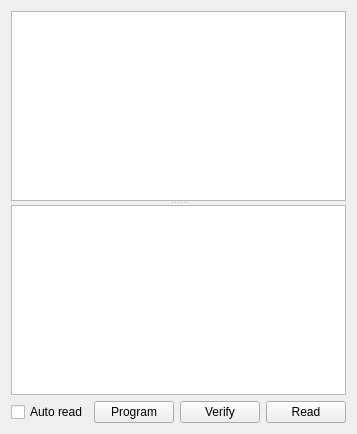
       <widget class="QWidget" name="tabLockBits">
        <attribute name="icon">
         <iconset resource="icons/icons.qrc">
          <normaloff>:/locked.svg</normaloff>:/locked.svg</iconset>
        </attribute>
        <attribute name="title">
         <string>LockBits</string>
        </attribute>
        <layout class="QVBoxLayout" name="verticalLayout_8">
         <item>
          <widget class="QSplitter" name="splitter_2">
           <property name="orientation">
            <enum>Qt::Vertical</enum>
           </property>
           <widget class="QTableView" name="tableViewLockBits"/>
           <widget class="QTableView" name="tableViewLockBitFields"/>
          </widget>
         </item>
         <item>
          <layout class="QHBoxLayout" name="horizontalLayout_5">
           <property name="bottomMargin">
            <number>0</number>
           </property>
           <item>
            <widget class="QCheckBox" name="checkBoxAutoReadLockbits">
             <property name="text">
              <string>Auto read</string>
             </property>
            </widget>
           </item>
           <item>
            <widget class="QPushButton" name="pushButtonProgramLockbits">
             <property name="text">
              <string>Program</string>
             </property>
             <property name="icon">
              <iconset resource="icons/icons.qrc">
               <normaloff>:/write_avr.svg</normaloff>:/write_avr.svg</iconset>
             </property>
            </widget>
           </item>
           <item>
            <widget class="QPushButton" name="pushButtonVerifyLockbits">
             <property name="text">
              <string>Verify</string>
             </property>
            </widget>
           </item>
           <item>
            <widget class="QPushButton" name="pushButtonReadLockbits">
             <property name="text">
              <string>Read</string>
             </property>
             <property name="icon">
              <iconset resource="icons/icons.qrc">
               <normaloff>:/read_avr.svg</normaloff>:/read_avr.svg</iconset>
             </property>
            </widget>
           </item>
          </layout>
         </item>
        </layout>
       </widget>
